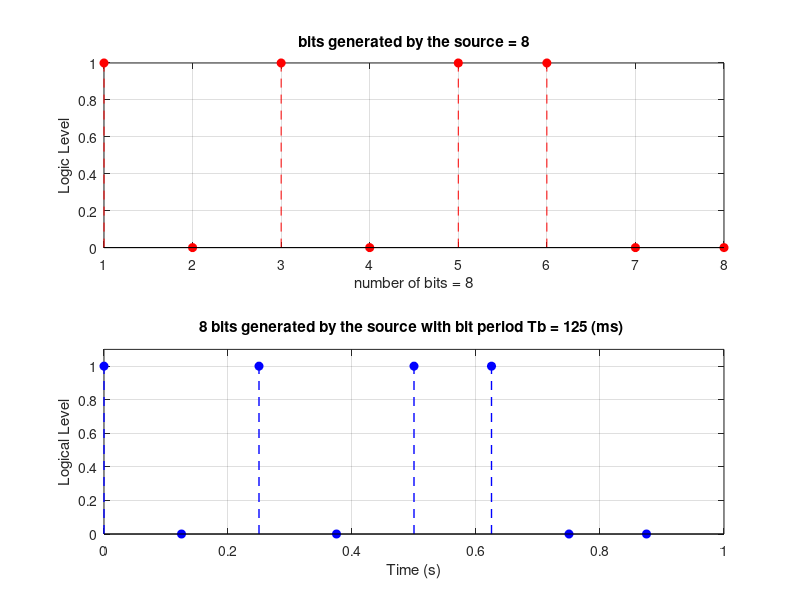

The MATLAB source for this figure: (Note: this script raises an error after producing the figure.)
clc;clear all;close all

% PRÁCTICA 3: TRANSMISIÓN EN BANDA BASE

%% BLOQUE DE FORMATEO DE LOS DATOS DE LA FUENTE
text = input('Ingrese el texto a transmitir: ','s'); % Texto de entrada
M = input('Ingrese el tamaño del alfabeto: ');  %Tamaño del alfabeto (símbolos digitales a Tx)
b = log2(M);                     % Número de bits/símbolo banda base o pasabanda

nbits = 8;
dec = double(text);          % Codifica cada carácter del texto en un número decimal
binary = de2bi(dec,nbits);   % Codifica cada número decimal en una matriz binaria de tamaño {length(text),nbits}
                              
disp('   Dec                     Binary                ')
disp('           msb                                     lsb')
disp('   -----   -------------------------------------------')
disp([double(text)', binary]);

[rows,columns] = size(binary);
data = reshape(binary,1,rows*columns);  % Transforma la matriz binary en una secuencia binaria(vector fila(1,row*columns))

figure(1);subplot(2,1,1);stem(data,'fill','r--','LineWidth',0.5);grid on;
title(['bits generated by the source = ',num2str(length(data))]);ylabel('Logic Level');
xlabel(['number of bits = ',num2str(length(data))]);

%% GRAFICAR LA SEÑAL DIGITAL EN TIEMPO DISCRETO
Nbits = length(data);	  % Número total de bits a transmitir
Tb = 1/Nbits;               % Intervalo o periodo de bit
Rb = 1/Tb;                  % Tasa de transmisión binaria (bits/s)
tb = (0:Tb:1-Tb)*10^0;     % Vector de tiempo de duración un segundo para graficar Rb

figure(1);subplot(2,1,2);stem(tb,data,'b--','fill','LineWidth',1.0);axis([0 1 0 1.1]);
xlabel('Time (s)');
ylabel('Logical Level');xlabel('Time (s)');
title([num2str(Nbits) ' bits generated by the source with bit period Tb = ',num2str(Tb*10^3), ' (ms) ']);grid on

%% BLOQUE CODIFICACIÓN DE FUENTE

%% BLOQUE CODIFICACIÓN DE CANAL



%% GENERANDO LOS SIMBOLOS BANDA BASE
Nsymb = Nbits/b;   % Numero de símbolos digitales banda base a TX, debe ser un número entero

% Para comprobar si Nsymb es un número entero
mod(Nbits,b);   % Si Nsymb es un entero, entonces mod(Nbits,b)=0 (El resto debe ser igual a cero)
% Si Nsymb NO ES ENTERO, SE DEBE CONCATENAR LA SECUENCIA BINARIA Nbits
data_c = 0;               % Inicializando la variable
if mod(Nbits,b)==0;   % Si el módulo o resto es igual a cero (es un entero), no se adicionan ceros a los datos originales
   data_c = [data de2bi(0,b)];         % los datos concatenados son iguales a los datos originales
elseif mod(Nbits,b)~= 0;                 % Para verificar si el modulo o resto es distinto de cero
       concat = zeros(1,b-mod(Nbits,b)); % Numero de ceros que se deben adicionar a los datos originales
       data_c = [data concat de2bi(b-mod(Nbits,b),b)];             % Datos originales concatenados con los ceros
end
Nbits_c = length(data_c);   % La nueva secuencia binaria con datos concatenados
mod(Nbits_c,b);             % Para comprobar que sea un numero entero, debe dar igual a cero

%% SE SEGMENTA LA NUEVA SECUENCIA BINARIA (número de símbolos o mensajes digitales banda base mi a transmitir)
Nsymb = Nbits_c/b;      % Numero de símbolos digitales
Ts = 1/Nsymb;           % Intervalo o periodo de símbolo banda base
Rs = 1/Ts;              % Tasa de transmisión de símbolos banda base (símbolos/s)
ts = 0:Ts:1-Ts;         % Vector de tiempo para graficar el código de línea

%% CODIFICACIÓN GRAY PARA CADA UNO DE LOS SIMBOLOS DIGITALES mi
bits_symbol = zeros(b,Nsymb);
bits_symbol(:)= data_c;

indice_symbol = bi2de(transpose(bits_symbol),'left-msb');       %LISTA CADA SIMBOLO A ENVIAR Y SU VALOR EN DECIMAL
A = 1;                                                          % distancia de separación de los símbolos M-PAM

[indices_pam,mapeo_pam] = bin2gray(indice_symbol,'pam',M);      % Codificación Gray de los símbolos

symbol_pam = transpose(indices_pam*2-(M-1));                    % VALORES DE VOLTAJE ai

figure(2);subplot(2,1,1);stem(ts,symbol_pam,'fill','r--','LineWidth',1.5); grid on;
title([num2str(Nsymb),' digital symbols to transmit with symbol period Ts = ', num2str(Ts*10^3),' (ms) ']);
xlabel('Time (s) ');ylabel('Voltaje Level ai (V)');grid on



Fs = 10^3;                  
Nsamples = Nsymb*Fs;       % Sampling frecuency
Tsam = 1/Nsamples;         % Periodo o intervalo de muestreo
ts = 0:Tsam:1-Tsam;        % Vector de tiempo para graficar el código de línea
Matriz = ones(Fs,1);
data1 = Matriz*symbol_pam;
data2 = data1(:);

figure(2);subplot(2,1,2); plot(ts,data2,'b','LineWidth',1.8);axis([0 1 (2-1-M)-1 (2*M-1-M)+1]);
xlabel('Continuos Time (s)');ylabel('Amplitude');grid on;
title(['Line Code Multilevel Binary ', num2str(M),'-PAM with symbol period Ts = ', num2str(Ts*10^3),' (ms) ']);
grid on;

Energia = mean(data2.^2)



%% PASAR LOS SIMBOLOS BANDA BASE POR EL CANAL AWGN (Solo adiciona ruido estocástico)
g = symbol_pam;                        % Símbolos banda base a transmitir
scatterplot(g,[],[],'r-*');grid on;    % Constelación de los símbolos banda base antes de entrar al canal
title('Transmit signal constellation');hold on
legend('Transmit signal');


% RELACIÓN SNR PARA EL CANAL AWGN
Es_N0_dB = [-3:1:20];        % Vector de relación señal a ruido para los símbolos values
Matriz = zeros(1,Nsymb);   % Matriz de Zeros

s = (1/sqrt(5))*g;         % normalization of energy of the baseband symbols, pulso conformador
n = 1/sqrt(2)*[randn(1,Nsymb) + j*randn(1,Nsymb)]; % AWGN; mean=0 dB
alpha = rand(1,length(Es_N0_dB));  % Attenuation factor

for ii = 1:length(Es_N0_dB)
y = s + 10^(-Es_N0_dB(ii)/20)*n;   % Transmited signal with only AWGN

% y = s*alpha(ii) + 10^(-Es_N0_dB(ii)/20)*n;   % Transmited signal with AWGN and attenuation

rx = real(y);                       % Rx signal and taking only the real part of de y
Matriz(find(rx< -14/sqrt(5))) = -15;
Matriz(find(rx>= -14/sqrt(5) & rx<=-13/sqrt(5))) = -13;
Matriz(find(rx< -12/sqrt(5) & rx>-13/sqrt(5))) = -13;
Matriz(find(rx>= -12/sqrt(5) & rx<=-11/sqrt(5))) = -11;
Matriz(find(rx< -10/sqrt(5) & rx>-11/sqrt(5))) = -11;
Matriz(find(rx>= -10/sqrt(5) & rx<=-9/sqrt(5))) = -9;
Matriz(find(rx< -8/sqrt(5) & rx>-9/sqrt(5))) = -9;
Matriz(find(rx>= -8/sqrt(5) & rx<=-7/sqrt(5))) = -7;
Matriz(find(rx< -6/sqrt(5) & rx>-7/sqrt(5))) = -7;
Matriz(find(rx>= -6/sqrt(5) & rx<=-5/sqrt(5))) = -5;
Matriz(find(rx< -4/sqrt(5) & rx>-5/sqrt(5))) = -5;
Matriz(find(rx>= -4/sqrt(5) & rx<=-3/sqrt(5))) = -3;
Matriz(find(rx< -2/sqrt(5) & rx>-3/sqrt(5))) = -3;
Matriz(find(rx>= -2/sqrt(5) & rx<=-1/sqrt(5))) = -1;
Matriz(find(rx< 0/sqrt(5) & rx>-1/sqrt(5))) = -1;
Matriz(find(rx>= 0/sqrt(5) & rx<=1/sqrt(5))) = 1;
Matriz(find(rx< 2/sqrt(5) & rx>1/sqrt(5))) = 1;
Matriz(find(rx>= 2/sqrt(5) & rx<=3/sqrt(5))) = 3;
Matriz(find(rx< 4/sqrt(5) & rx>3/sqrt(5))) = 3;
Matriz(find(rx>= 4/sqrt(5) & rx<=5/sqrt(5))) = 5;
Matriz(find(rx< 6/sqrt(5) & rx>5/sqrt(5))) = 5;
Matriz(find(rx>= 6/sqrt(5) & rx<=7/sqrt(5))) = 7;
Matriz(find(rx< 8/sqrt(5) & rx>7/sqrt(5))) = 7;
Matriz(find(rx>= 8/sqrt(5) & rx<=9/sqrt(5))) = 9;
Matriz(find(rx< 10/sqrt(5) & rx>9/sqrt(5))) = 9;
Matriz(find(rx>= 10/sqrt(5) & rx<=11/sqrt(5))) = 11;
Matriz(find(rx< 12/sqrt(5) & rx>11/sqrt(5))) = 11;
Matriz(find(rx>= 12/sqrt(5) & rx<=13/sqrt(5))) = 13;
Matriz(find(rx< 14/sqrt(5) & rx>13/sqrt(5))) = 13;
Matriz(find(rx>= 14/sqrt(5))) = 15;
nErr(ii) = size(find([g - Matriz]),2);     % couting the number of errors
end

simBer = nErr/Nsymb;
theoryBer = 0.75*erfc(sqrt(0.2*(10.^(Es_N0_dB/10))));
figure;semilogy(Es_N0_dB,theoryBer,'b.-');hold on
semilogy(Es_N0_dB,simBer,'mx-');axis([-3 20 10^-5 1]);grid on
legend('theory', 'simulation');xlabel('Es/No, dB')
ylabel('Symbol Error Rate')
title('Symbol error Rate and Symbol Error Probability for 4-PAM modulation');

h = scatterplot(rx*sqrt(5),[],[],'b.');grid on;hold on
scatterplot(g,[],[],'r*',h)
title('Received signal constellation');
legend('Received Symbols','Transmit Symbols');

%% DEMODULACION
symbolPamRestaured = Matriz;
indicesPamRestaured = transpose((symbolPamRestaured+(M-1))/2); 
[indice_symbolRestaured, mapeo_symbol] = gray2bin(indicesPamRestaured,'pam',M);
bits_symbolRestaured = de2bi(transpose(indice_symbolRestaured),'left-msb');
data_c_restaured = reshape(bits_symbolRestaured', 1, []);
bitsABorrar = bi2de(data_c_restaured(length(data_c_restaured)-b+1:length(data_c_restaured)));
data_restaured = data_c_restaured(1:length(data_c_restaured)-bitsABorrar-b);
C_restaured = data_restaured;

